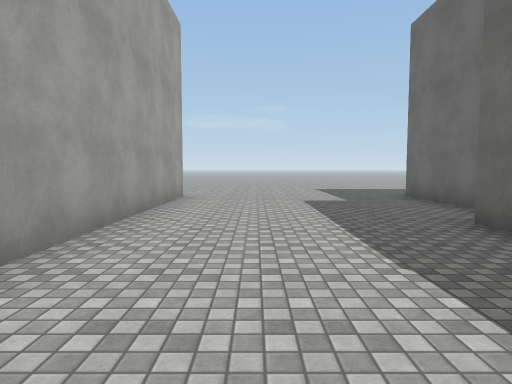
View 1 (above)

21 first-person views from a walk through a scene from a Unity 3-D project. The camera is 1.4 m above the floor, tilts 4° down and sees 75° across. The floor is counted in squares, 2 m on a side. Each view is taken from the middle of a square. On the plan, view 1 faces up. The plan holds only what a view shows up to about 10 squares ahead; the rest is blank. The place goes on beyond the plan. The player character is not drawn. Some animated figures are left out. Some surface patterns are stand-ins.

View 2
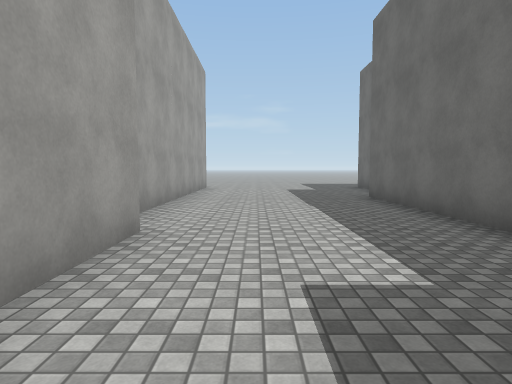

View 3
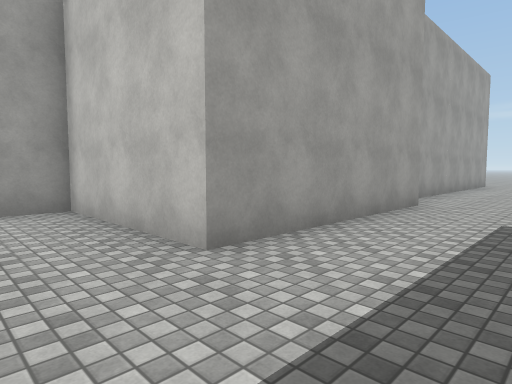

View 4
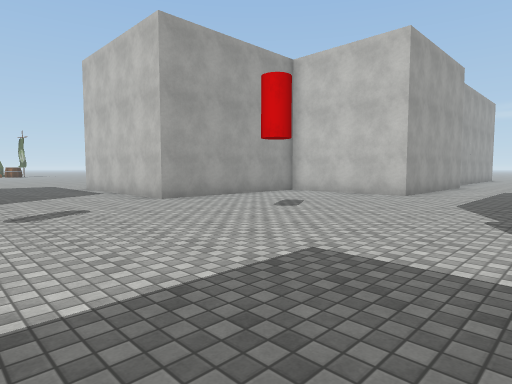

View 5
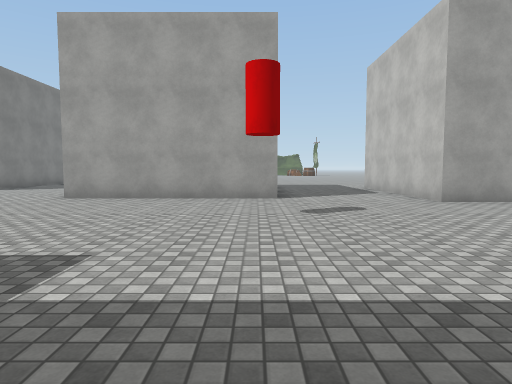

View 6
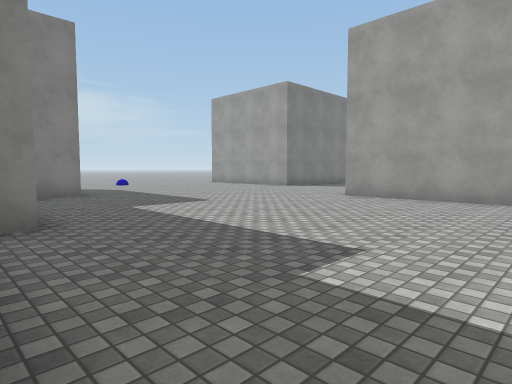

View 7
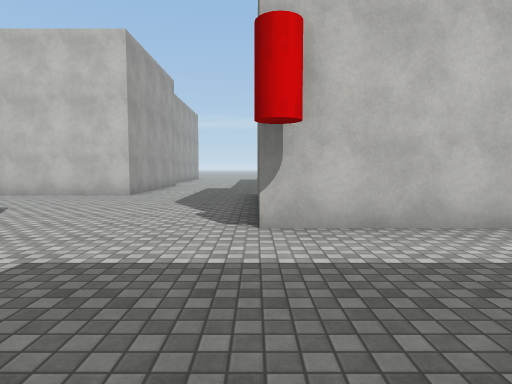

View 8
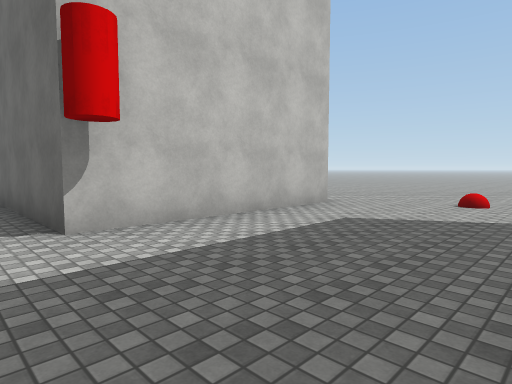

View 9
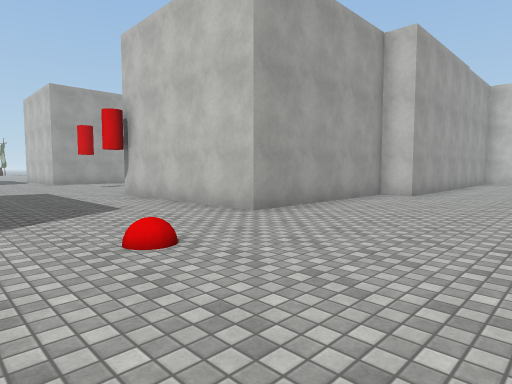

View 10
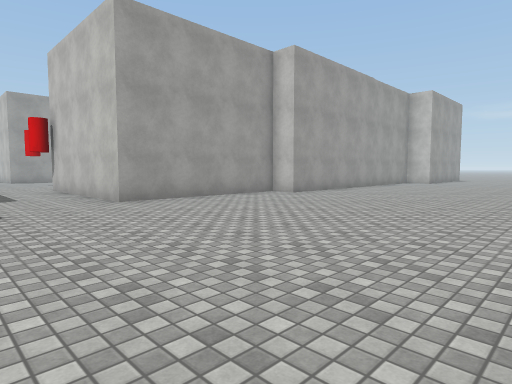

View 11
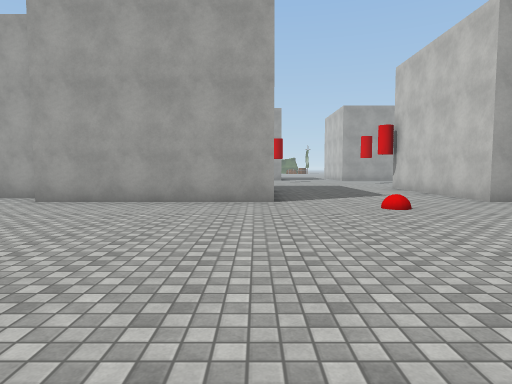

View 12
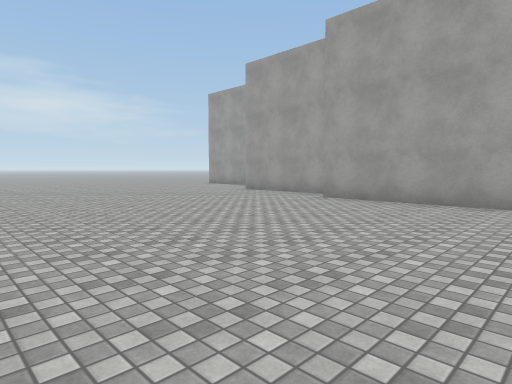

View 13
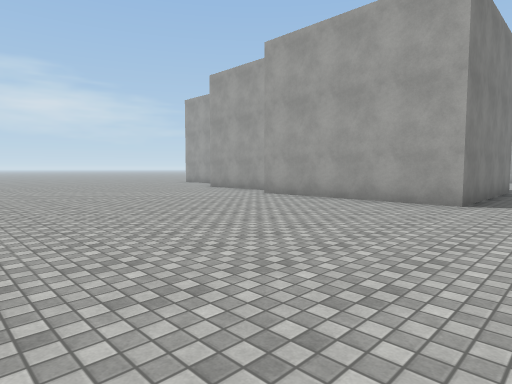

View 14
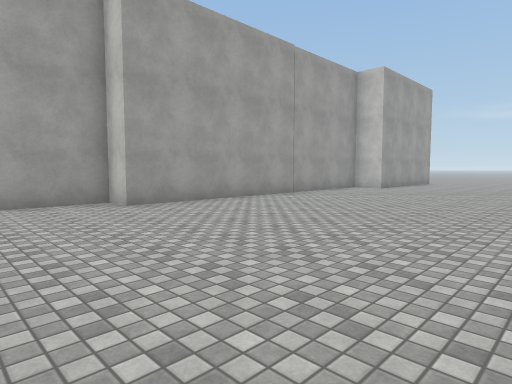

View 15
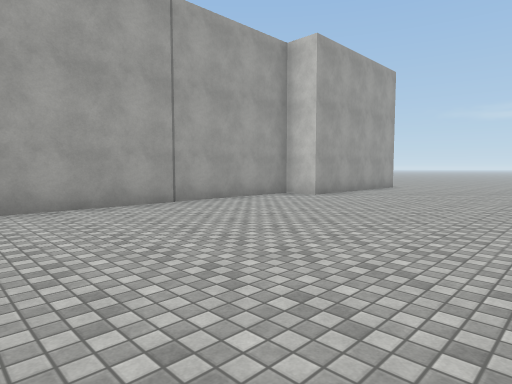

View 16
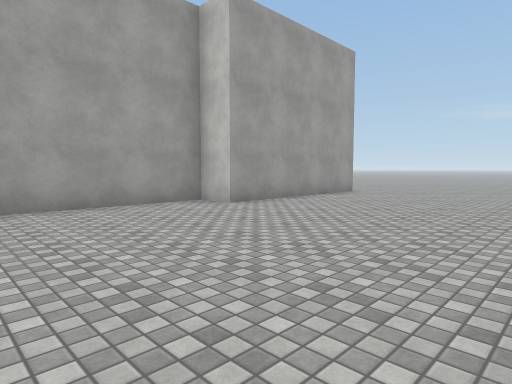

View 17
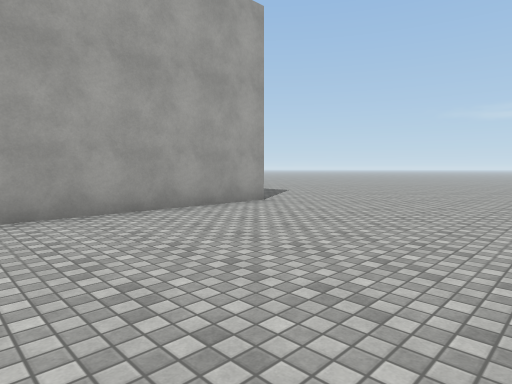

View 18
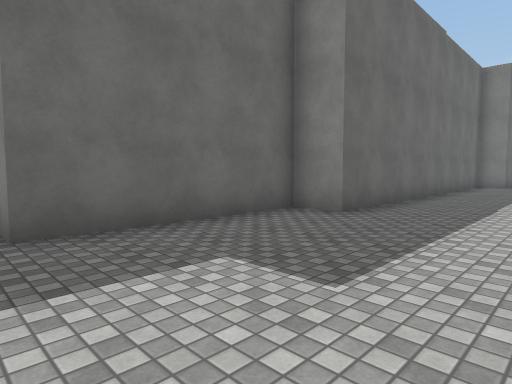

View 19
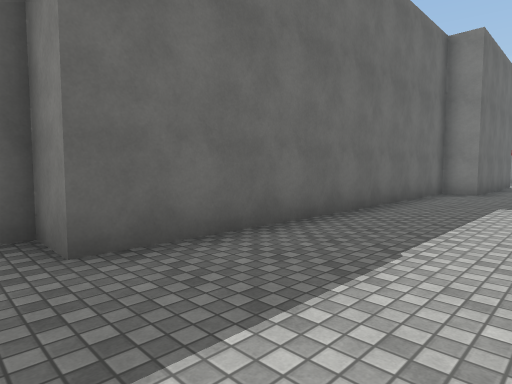

View 20
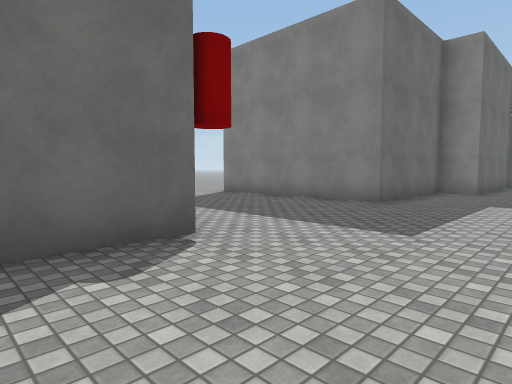

View 21
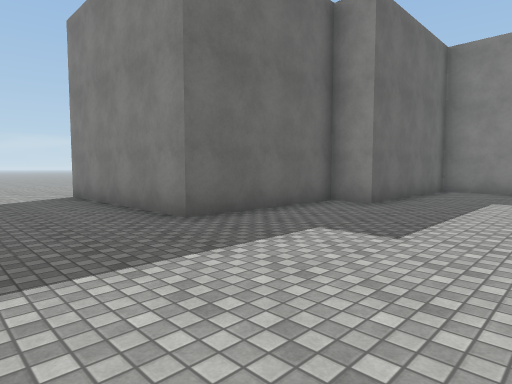

### Floor plan
Points are (right, up) in squares from view 1. A wall is a line through its corners. A room is listed if a view was taken in it or the views show most of it. See-through windows are left out.
Room 1 (views 1, 2, 3, 4, 5, 6, 7, 8, 9, 10, 11, 12, 13, 14, 15, 16, 17, 18, 19, 20, 21)
walls: (-1.3, -0.2) (-1.3, -5.3) (-5, -5.3) (-5, -10.1); (6.1, -20.1) (6.1, -21.4); (-5.8, -13.4) (-5.8, -18.5); (8.8, 8.5) (8.8, 3.5) (7.8, 3.5) (7.8, -5.3) (7, -5.3) (7, -10.1) (2, -10.1) (2, -5.1) (2.8, -5.1) (2.8, 4.2) (3.8, 4.2) (3.8, 8.4) (4.4, 8.4); (1.1, -21.5) (1.1, -18.4) (2, -18.4) (2, -14.6) (7, -14.6) (7, -19.6); (-1.8, 8.5) (-1.8, 1.2)
ways out: opening at (-6, -20); opening at (-5.3, -12); opening at (-2, 9)

Positions as (right, up) in squares from view 1, and headings:
1: (0, 0), facing up
2: (0, -4), facing up
3: (1, -7), facing up-left
4: (2, -14), facing up-left
5: (2, -14), facing left
6: (2, -14), facing down-left
7: (2, -14), facing up
8: (1, -14), facing up-right
9: (11, -14), facing up-left
10: (14, -13), facing up-left
11: (14, -15), facing left
12: (14, -15), facing down-left
13: (14, -13), facing down-left
14: (14, -8), facing up-left
15: (14, -4), facing up-left
16: (14, -1), facing up-left
17: (14, 3), facing up-left
18: (0, 9), facing down-right
19: (0, 5), facing down-right
20: (-1, -8), facing down-right
21: (-2, -12), facing down-right
